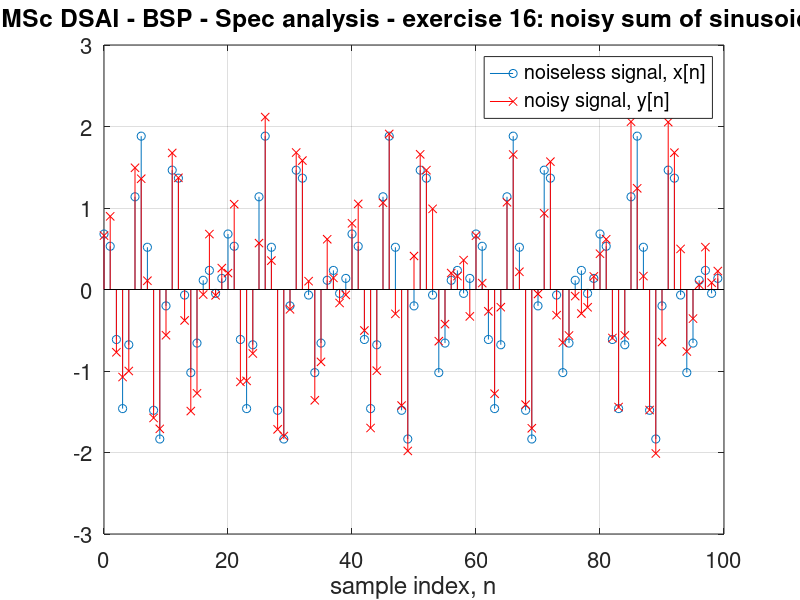
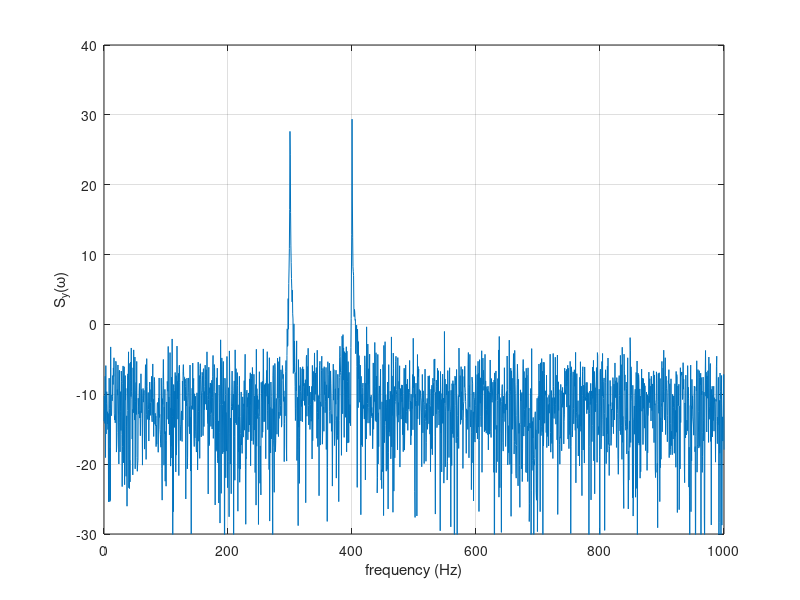

Write the MATLAB code that produced these figures, in order.
% MSc DSAI - Biomedical signal processing
%
% Spectral analysis - exercise 16:
%
% Spectral analysis of noisy sum of sinusoids via the periodogram.
%
%
% HISTORY:
%
% 2025/02/10: - enhanced plots
%
% 2024/02/07: - created by Vicente Zarzoso, Université Côte d'Azur, CNRS, I3S.

fontsize = 16;


% generate noisless sum of sinusoids

disp('>>> Generating noiseless sum of sinusoids...')

F1 = 3e2;
F2 = 4e2;   % sinusoid frequencies
T = 2;      % sampling duration in seconds
Fs = 2e3;   % sampling rate
N = T*Fs;   % total number of samples
n = 0:N-1;  % sample values
Nplot = 100;    % number of samples to plot

x = sin(2*pi*F1*n/Fs + 2*pi*rand) + sin(2*pi*F2*n/Fs + 2*pi*rand);

figure
stem(0:Nplot-1, x(1:Nplot))
set(gca, 'FontSize', fontsize)
grid
title('MSc DSAI - BSP - Spec analysis - exercise 16: noiseless sum of sinusoids')
xlabel('sample index, n')
hold on

sound(x, Fs)    % listen to the signal 
pause


% generate noisy observation

disp('>>> Generating noisy observation...')

SNR_dB = 10;        % signal-to-noise ratio in dB
Px = 1/N*sum(x.^2); % power of the noiseless signal
b = sqrt(Px*10^(-SNR_dB/10))*randn(1, N);
y = x + b;

disp(['Generated SNR = ', num2str(10*log10(Px/mean(b.^2))), ' dB'])
stem(0:Nplot-1, y(1:Nplot), 'rx')
title('MSc DSAI - BSP - Spec analysis - exercise 16: noisy sum of sinusoids')
legend('noiseless signal, x[n]', 'noisy signal, y[n]')

sound(y, Fs)
pause


% compute periodogram

disp('>>> Computing the periodogram...')

Nfft = 2^(ceil(log2(N)));   % FFT size

Y = abs(fft(y, Nfft)).^2/N;
w = linspace(0, Fs/2, Nfft/2);

if ~exist('fig_per')
    fig_per = figure;
else
    figure(fig_per);
end

plot(w, 10*log10(Y(1:Nfft/2)))
hold on
axis([0, Fs/2, -30, 40])
grid
ylabel('S_y(\omega)')
xlabel('frequency (Hz)')


return   %%% comment out to do filtering


%%% filtering

disp('>>> Applying lowpass filter...')

load('lowpass_chevyshev_type_II.mat')
z = filter(Hd, y);

sound(z, Fs)

Z = abs(fft(z, Nfft)).^2/N;

if ~exist('fig_per_filt')
    fig_per_filt = figure;
else
    figure(fig_per_filt);
end

plot(w, 10*log10(Z(1:Nfft/2)))
hold on
axis([0, Fs/2, -30, 40])
grid
set(gca, 'FontSize', fontsize)
title('MSc DSAI - BSP - Spec analysis - exercise 16: periodogram')
ylabel('S_z(\omega)')
xlabel('frequency (Hz)')
